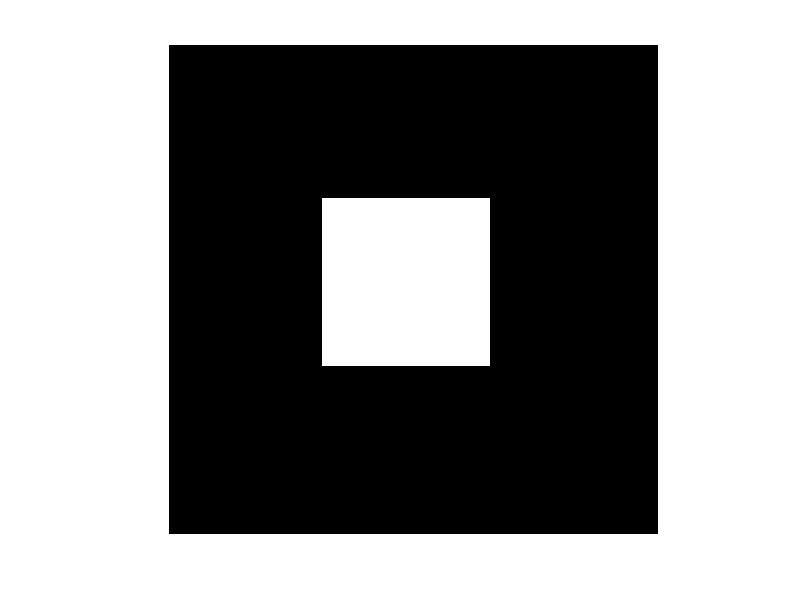

MATLAB code for this plot: (Note: this script raises an error after producing the figure.)
f=zeros(32,32);
f(11:21,11:21)=1;
imshow(f);
% Calcul de la transformée de Fourier 2D avec fft_2d
% (fonction personnalisée)
X = fft_2d(double(f));

% Calcul de la transformée de Fourier inverse 2D avec ifft_2d
image_inverse = ifft_2d(X);

% Affichage de l'image originale et de l'image inversée
figure;
imshow(log(1+abs(X)),[]);
title('Image  après transformée');
figure;
imshow(real(image_inverse), []);
title('Image après transformée inverse');